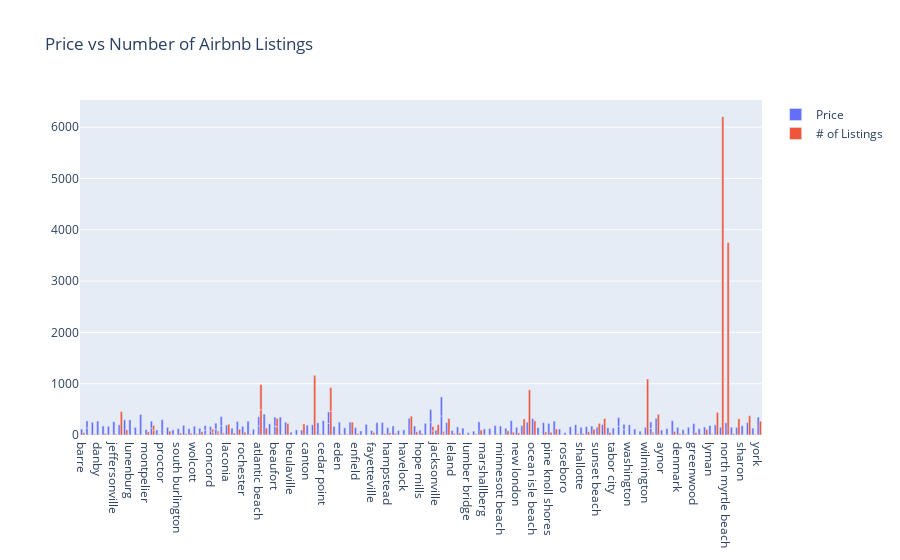

Notebook cell for this chart:
### Code cell
import plotly.graph_objects as go

price_v_numlist_fig = go.Figure(data=[
    go.Bar(name='Price', x=lists_town_home_price_occ_all['town'], y=lists_town_home_price_occ_all['median_price_per_city']),
    go.Bar(name='# of Listings', x=lists_town_home_price_occ_all['town'], y=lists_town_home_price_occ_all['num_lists_in_town'])
])
# Change the bar mode
price_v_numlist_fig.update_layout(title_text='Price vs Number of Airbnb Listings', barmode='group')
price_v_numlist_fig.show()

### Figure 1 — Plotly figure (JSON) as saved in the notebook; plotly's stock layout.template omitted (floating-point values rounded to 4 significant figures; data arrays with more than 128 entries replaced by an {"elided": "..."} marker saying what was removed)
{"data": [{"name": "Price", "type": "bar", "x": {"elided": "141 str values"}, "y": {"elided": "141 float values"}}, {"name": "# of Listings", "type": "bar", "x": {"elided": "141 str values"}, "y": {"elided": "141 int values"}}], "layout": {"barmode": "group", "title": {"text": "Price vs Number of Airbnb Listings"}}}
